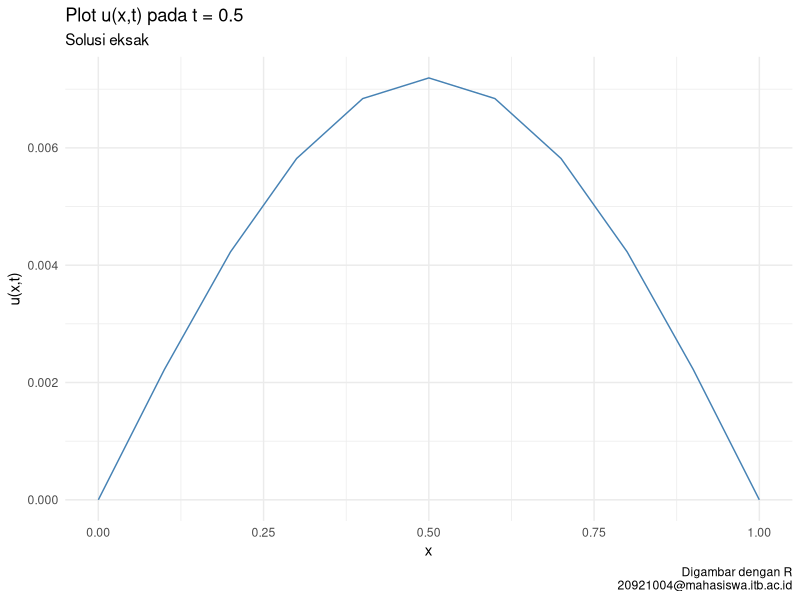
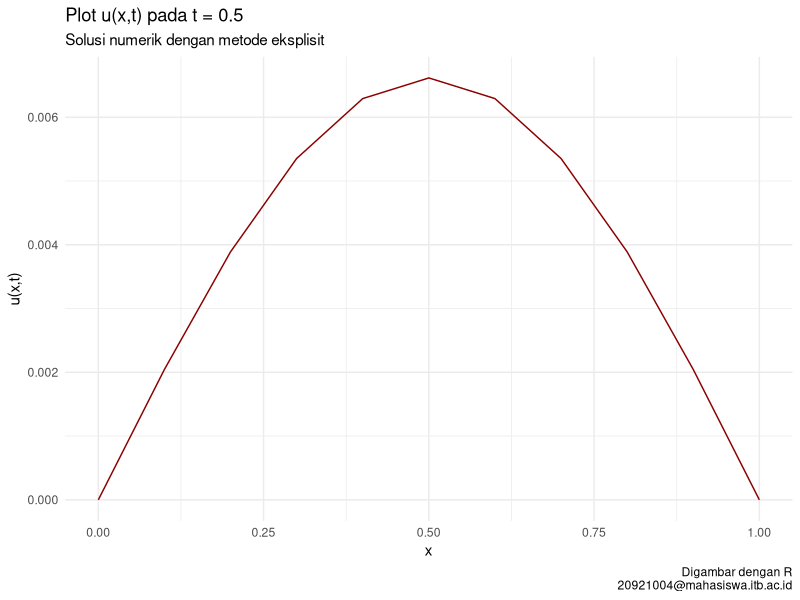

Write the R code that produced these figures, in order.
## ---- chunk 1
knitr::opts_chunk$set(echo = TRUE)
setwd("~/209_ITB/Semester I/Analisis Numerik Lanjut/Tugas PDP")
rm(list=ls())

library(dplyr)
library(ggplot2)
## ---- chunk 2
rm(list=ls())
k = 0.0005
t = 0.5
h = 0.1 
lambda = k/h^2
x = seq(0,1,by = h)
ux = function(x){exp(-pi*pi*t)*sin(pi*x)}
uxt = ux(x)

eksak = 
  data.frame(x,uxt)

eksak %>% 
  rename("u(x,t)" = uxt) %>% 
  knitr::kable(align = "c",caption = "Tabel Solusi Eksak")
## ---- chunk 3
eksak %>% 
  ggplot(aes(x,uxt)) +
  geom_line(group=1,
            color = "steelblue") +
  theme_minimal() +
  labs(x = "x",
       y = "u(x,t)",
       title = "Plot u(x,t) pada t = 0.5",
       subtitle = "Solusi eksak",
       caption = "Digambar dengan R\n20921004@mahasiswa.itb.ac.id")
## ---- chunk 4
L = 1
Nx = 10
h = L/Nx
Te = 0.5
Nt = 100
k = Te/Nt
lambda = k/h^2

x = seq(0,1,by = h)

u_x0 = function(x){sin(pi*x)}
w = u_x0(x)
w = w[-1]
w = w[-length(w)]

A = matrix(0,
           ncol = length(w),
           nrow = length(w))

for(i in 1:length(w)){
  A[i,i] = 1-(2*lambda)
}

for(i in 1:(length(w)-1)){
  A[i+1,i] = lambda
  A[i,i+1] = lambda
}

# iterasi sesuai dengan NT
for(i in 1:Nt){
  w = A %*% w
}

solusi_numerik = data.frame(x,y = c(0,w,0)) 
## ---- chunk 5
solusi_numerik %>% 
  merge(eksak) %>% 
  mutate("|numerik - eksak|" = abs(uxt-y)) %>% 
  rename("u(x,t) numerik" = y) %>% 
  rename("u(x,t) eksak" = uxt) %>% 
  knitr::kable(caption = "Tabel Solusi Numerik")
## ---- chunk 6
solusi_numerik %>% 
  ggplot(aes(x,y)) +
  geom_line(group=1,color = "darkred") +
  theme_minimal() +
  labs(x = "x",
       y = "u(x,t)",
       title = "Plot u(x,t) pada t = 0.5",
       subtitle = "Solusi numerik dengan metode eksplisit",
       caption = "Digambar dengan R\n20921004@mahasiswa.itb.ac.id")
## ---- chunk 7
rm(list=ls())
k = 0.01
t = 0.5
h = 0.1 
lambda = k/h^2
x = seq(0,1,by = h)
ux = function(x){exp(-pi*pi*t)*sin(pi*x)}
uxt = ux(x)

eksak = 
  data.frame(x,uxt)

eksak %>% 
  rename("u(x,t)" = uxt) %>% 
  knitr::kable(align = "c",caption = "Tabel Solusi Eksak")
## ---- chunk 8
L = 1
Nx = 10
h = L/Nx
Te = 0.5
Nt = 50
k = Te/Nt
lambda = k/h^2

x = seq(0,1,by = h)

u_x0 = function(x){sin(pi*x)}
w = u_x0(x)
w = w[-1]
w = w[-length(w)]

A = matrix(0,
           ncol = length(w),
           nrow = length(w))

for(i in 1:length(w)){
  A[i,i] = 1+(2*lambda)
}

for(i in 1:(length(w)-1)){
  A[i+1,i] = -lambda
  A[i,i+1] = -lambda
}

A_inv = solve(A)
# iterasi sesuai dengan NT
for(i in 1:Nt){
  w = A_inv %*% w
}

solusi_numerik = data.frame(x,y = c(0,w,0)) 
## ---- chunk 9
solusi_numerik %>% 
  merge(eksak) %>% 
  mutate("|numerik - eksak|" = y-uxt) %>% 
  rename("u(x,t) numerik" = y,
         "u(x,t) eksak" = uxt) %>% 
  knitr::kable(align = "c",caption = "Hasil Solusi Numerik dari Metode Implisit")
